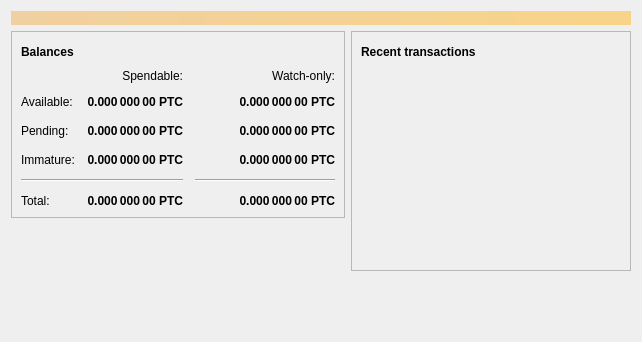
<?xml version="1.0" encoding="UTF-8"?>
<ui version="4.0">
 <class>OverviewPage</class>
 <widget class="QWidget" name="OverviewPage">
  <property name="geometry">
   <rect>
    <x>0</x>
    <y>0</y>
    <width>642</width>
    <height>342</height>
   </rect>
  </property>
  <property name="windowTitle">
   <string>Form</string>
  </property>
  <layout class="QVBoxLayout" name="topLayout">
   <item>
    <widget class="QLabel" name="labelAlerts">
     <property name="visible">
      <bool>false</bool>
     </property>
     <property name="styleSheet">
      <string notr="true">background-color: qlineargradient(x1: 0, y1: 0, x2: 1, y2: 0, stop:0 #F0D0A0, stop:1 #F8D488); color:#000000;</string>
     </property>
     <property name="wordWrap">
      <bool>true</bool>
     </property>
     <property name="margin">
      <number>3</number>
     </property>
    </widget>
   </item>
   <item>
    <layout class="QHBoxLayout" name="horizontalLayout" stretch="1,1">
     <item>
      <layout class="QVBoxLayout" name="verticalLayout_2">
       <item>
        <widget class="QFrame" name="frame">
         <property name="frameShape">
          <enum>QFrame::StyledPanel</enum>
         </property>
         <property name="frameShadow">
          <enum>QFrame::Raised</enum>
         </property>
         <layout class="QVBoxLayout" name="verticalLayout_4">
          <item>
           <layout class="QHBoxLayout" name="horizontalLayout_4">
            <item>
             <widget class="QLabel" name="label_5">
              <property name="font">
               <font>
                <weight>75</weight>
                <bold>true</bold>
               </font>
              </property>
              <property name="text">
               <string>Balances</string>
              </property>
             </widget>
            </item>
            <item>
             <widget class="QPushButton" name="labelWalletStatus">
              <property name="enabled">
               <bool>false</bool>
              </property>
              <property name="maximumSize">
               <size>
                <width>30</width>
                <height>16777215</height>
               </size>
              </property>
              <property name="toolTip">
               <string>The displayed information may be out of date. Your wallet automatically synchronizes with the Bitcoin network after a connection is established, but this process has not completed yet.</string>
              </property>
              <property name="text">
               <string/>
              </property>
              <property name="icon">
               <iconset>
                <normaloff>:/icons/warning</normaloff>
                <disabledoff>:/icons/warning</disabledoff>:/icons/warning</iconset>
              </property>
              <property name="iconSize">
               <size>
                <width>24</width>
                <height>24</height>
               </size>
              </property>
              <property name="flat">
               <bool>true</bool>
              </property>
             </widget>
            </item>
            <item>
             <spacer name="horizontalSpacer_3">
              <property name="orientation">
               <enum>Qt::Horizontal</enum>
              </property>
              <property name="sizeHint" stdset="0">
               <size>
                <width>40</width>
                <height>20</height>
               </size>
              </property>
             </spacer>
            </item>
           </layout>
          </item>
          <item>
           <layout class="QGridLayout" name="gridLayout">
            <property name="spacing">
             <number>12</number>
            </property>
            <item row="2" column="2">
             <widget class="QLabel" name="labelWatchPending">
              <property name="font">
               <font>
                <weight>75</weight>
                <bold>true</bold>
               </font>
              </property>
              <property name="cursor">
               <cursorShape>IBeamCursor</cursorShape>
              </property>
              <property name="toolTip">
               <string>Unconfirmed transactions to watch-only addresses</string>
              </property>
              <property name="text">
               <string notr="true">0.000 000 00 PTC</string>
              </property>
              <property name="alignment">
               <set>Qt::AlignRight|Qt::AlignTrailing|Qt::AlignVCenter</set>
              </property>
              <property name="textInteractionFlags">
               <set>Qt::LinksAccessibleByMouse|Qt::TextSelectableByKeyboard|Qt::TextSelectableByMouse</set>
              </property>
             </widget>
            </item>
            <item row="2" column="1">
             <widget class="QLabel" name="labelUnconfirmed">
              <property name="font">
               <font>
                <weight>75</weight>
                <bold>true</bold>
               </font>
              </property>
              <property name="cursor">
               <cursorShape>IBeamCursor</cursorShape>
              </property>
              <property name="toolTip">
               <string>Total of transactions that have yet to be confirmed, and do not yet count toward the spendable balance</string>
              </property>
              <property name="text">
               <string notr="true">0.000 000 00 PTC</string>
              </property>
              <property name="alignment">
               <set>Qt::AlignRight|Qt::AlignTrailing|Qt::AlignVCenter</set>
              </property>
              <property name="textInteractionFlags">
               <set>Qt::LinksAccessibleByMouse|Qt::TextSelectableByKeyboard|Qt::TextSelectableByMouse</set>
              </property>
             </widget>
            </item>
            <item row="3" column="2">
             <widget class="QLabel" name="labelWatchImmature">
              <property name="font">
               <font>
                <weight>75</weight>
                <bold>true</bold>
               </font>
              </property>
              <property name="cursor">
               <cursorShape>IBeamCursor</cursorShape>
              </property>
              <property name="toolTip">
               <string>Mined balance in watch-only addresses that has not yet matured</string>
              </property>
              <property name="text">
               <string notr="true">0.000 000 00 PTC</string>
              </property>
              <property name="alignment">
               <set>Qt::AlignRight|Qt::AlignTrailing|Qt::AlignVCenter</set>
              </property>
              <property name="textInteractionFlags">
               <set>Qt::LinksAccessibleByMouse|Qt::TextSelectableByKeyboard|Qt::TextSelectableByMouse</set>
              </property>
             </widget>
            </item>
            <item row="4" column="0" colspan="2">
             <widget class="Line" name="line">
              <property name="orientation">
               <enum>Qt::Horizontal</enum>
              </property>
             </widget>
            </item>
            <item row="4" column="2">
             <widget class="Line" name="lineWatchBalance">
              <property name="sizePolicy">
               <sizepolicy hsizetype="Preferred" vsizetype="Fixed">
                <horstretch>0</horstretch>
                <verstretch>0</verstretch>
               </sizepolicy>
              </property>
              <property name="minimumSize">
               <size>
                <width>140</width>
                <height>0</height>
               </size>
              </property>
              <property name="orientation">
               <enum>Qt::Horizontal</enum>
              </property>
             </widget>
            </item>
            <item row="5" column="0">
             <widget class="QLabel" name="labelTotalText">
              <property name="text">
               <string>Total:</string>
              </property>
             </widget>
            </item>
            <item row="3" column="1">
             <widget class="QLabel" name="labelImmature">
              <property name="font">
               <font>
                <weight>75</weight>
                <bold>true</bold>
               </font>
              </property>
              <property name="cursor">
               <cursorShape>IBeamCursor</cursorShape>
              </property>
              <property name="toolTip">
               <string>Mined balance that has not yet matured</string>
              </property>
              <property name="text">
               <string notr="true">0.000 000 00 PTC</string>
              </property>
              <property name="alignment">
               <set>Qt::AlignRight|Qt::AlignTrailing|Qt::AlignVCenter</set>
              </property>
              <property name="textInteractionFlags">
               <set>Qt::LinksAccessibleByMouse|Qt::TextSelectableByKeyboard|Qt::TextSelectableByMouse</set>
              </property>
             </widget>
            </item>
            <item row="2" column="3">
             <spacer name="horizontalSpacer_2">
              <property name="orientation">
               <enum>Qt::Horizontal</enum>
              </property>
              <property name="sizeHint" stdset="0">
               <size>
                <width>40</width>
                <height>20</height>
               </size>
              </property>
             </spacer>
            </item>
            <item row="3" column="0">
             <widget class="QLabel" name="labelImmatureText">
              <property name="text">
               <string>Immature:</string>
              </property>
             </widget>
            </item>
            <item row="5" column="1">
             <widget class="QLabel" name="labelTotal">
              <property name="font">
               <font>
                <weight>75</weight>
                <bold>true</bold>
               </font>
              </property>
              <property name="cursor">
               <cursorShape>IBeamCursor</cursorShape>
              </property>
              <property name="toolTip">
               <string>Your current total balance</string>
              </property>
              <property name="text">
               <string notr="true">0.000 000 00 PTC</string>
              </property>
              <property name="alignment">
               <set>Qt::AlignRight|Qt::AlignTrailing|Qt::AlignVCenter</set>
              </property>
              <property name="textInteractionFlags">
               <set>Qt::LinksAccessibleByMouse|Qt::TextSelectableByKeyboard|Qt::TextSelectableByMouse</set>
              </property>
             </widget>
            </item>
            <item row="5" column="2">
             <widget class="QLabel" name="labelWatchTotal">
              <property name="font">
               <font>
                <weight>75</weight>
                <bold>true</bold>
               </font>
              </property>
              <property name="cursor">
               <cursorShape>IBeamCursor</cursorShape>
              </property>
              <property name="toolTip">
               <string>Current total balance in watch-only addresses</string>
              </property>
              <property name="text">
               <string notr="true">0.000 000 00 PTC</string>
              </property>
              <property name="alignment">
               <set>Qt::AlignRight|Qt::AlignTrailing|Qt::AlignVCenter</set>
              </property>
              <property name="textInteractionFlags">
               <set>Qt::LinksAccessibleByMouse|Qt::TextSelectableByKeyboard|Qt::TextSelectableByMouse</set>
              </property>
             </widget>
            </item>
            <item row="0" column="2">
             <widget class="QLabel" name="labelWatchonly">
              <property name="text">
               <string>Watch-only:</string>
              </property>
              <property name="alignment">
               <set>Qt::AlignRight|Qt::AlignTrailing|Qt::AlignVCenter</set>
              </property>
             </widget>
            </item>
            <item row="1" column="0">
             <widget class="QLabel" name="labelBalanceText">
              <property name="text">
               <string>Available:</string>
              </property>
             </widget>
            </item>
            <item row="1" column="1">
             <widget class="QLabel" name="labelBalance">
              <property name="font">
               <font>
                <weight>75</weight>
                <bold>true</bold>
               </font>
              </property>
              <property name="cursor">
               <cursorShape>IBeamCursor</cursorShape>
              </property>
              <property name="toolTip">
               <string>Your current spendable balance</string>
              </property>
              <property name="text">
               <string notr="true">0.000 000 00 PTC</string>
              </property>
              <property name="alignment">
               <set>Qt::AlignRight|Qt::AlignTrailing|Qt::AlignVCenter</set>
              </property>
              <property name="textInteractionFlags">
               <set>Qt::LinksAccessibleByMouse|Qt::TextSelectableByKeyboard|Qt::TextSelectableByMouse</set>
              </property>
             </widget>
            </item>
            <item row="1" column="2">
             <widget class="QLabel" name="labelWatchAvailable">
              <property name="font">
               <font>
                <weight>75</weight>
                <bold>true</bold>
               </font>
              </property>
              <property name="cursor">
               <cursorShape>IBeamCursor</cursorShape>
              </property>
              <property name="toolTip">
               <string>Your current balance in watch-only addresses</string>
              </property>
              <property name="text">
               <string notr="true">0.000 000 00 PTC</string>
              </property>
              <property name="alignment">
               <set>Qt::AlignRight|Qt::AlignTrailing|Qt::AlignVCenter</set>
              </property>
              <property name="textInteractionFlags">
               <set>Qt::LinksAccessibleByMouse|Qt::TextSelectableByKeyboard|Qt::TextSelectableByMouse</set>
              </property>
             </widget>
            </item>
            <item row="2" column="0">
             <widget class="QLabel" name="labelPendingText">
              <property name="text">
               <string>Pending:</string>
              </property>
             </widget>
            </item>
            <item row="0" column="1">
             <widget class="QLabel" name="labelSpendable">
              <property name="text">
               <string>Spendable:</string>
              </property>
              <property name="alignment">
               <set>Qt::AlignRight|Qt::AlignTrailing|Qt::AlignVCenter</set>
              </property>
             </widget>
            </item>
           </layout>
          </item>
         </layout>
        </widget>
       </item>
       <item>
        <spacer name="verticalSpacer">
         <property name="orientation">
          <enum>Qt::Vertical</enum>
         </property>
         <property name="sizeHint" stdset="0">
          <size>
           <width>20</width>
           <height>40</height>
          </size>
         </property>
        </spacer>
       </item>
      </layout>
     </item>
     <item>
      <layout class="QVBoxLayout" name="verticalLayout_3">
       <item>
        <widget class="QFrame" name="frame_2">
         <property name="frameShape">
          <enum>QFrame::StyledPanel</enum>
         </property>
         <property name="frameShadow">
          <enum>QFrame::Raised</enum>
         </property>
         <layout class="QVBoxLayout" name="verticalLayout">
          <item>
           <layout class="QHBoxLayout" name="horizontalLayout_2">
            <item>
             <widget class="QLabel" name="label_4">
              <property name="font">
               <font>
                <weight>75</weight>
                <bold>true</bold>
               </font>
              </property>
              <property name="text">
               <string>Recent transactions</string>
              </property>
             </widget>
            </item>
            <item>
             <widget class="QPushButton" name="labelTransactionsStatus">
              <property name="enabled">
               <bool>false</bool>
              </property>
              <property name="maximumSize">
               <size>
                <width>30</width>
                <height>16777215</height>
               </size>
              </property>
              <property name="toolTip">
               <string>The displayed information may be out of date. Your wallet automatically synchronizes with the Bitcoin network after a connection is established, but this process has not completed yet.</string>
              </property>
              <property name="text">
               <string/>
              </property>
              <property name="icon">
               <iconset>
                <normaloff>:/icons/warning</normaloff>
                <disabledoff>:/icons/warning</disabledoff>:/icons/warning</iconset>
              </property>
              <property name="iconSize">
               <size>
                <width>24</width>
                <height>24</height>
               </size>
              </property>
              <property name="flat">
               <bool>true</bool>
              </property>
             </widget>
            </item>
            <item>
             <spacer name="horizontalSpacer">
              <property name="orientation">
               <enum>Qt::Horizontal</enum>
              </property>
              <property name="sizeHint" stdset="0">
               <size>
                <width>40</width>
                <height>20</height>
               </size>
              </property>
             </spacer>
            </item>
           </layout>
          </item>
          <item>
           <widget class="QListView" name="listTransactions">
            <property name="styleSheet">
             <string notr="true">QListView { background: transparent; }</string>
            </property>
            <property name="frameShape">
             <enum>QFrame::NoFrame</enum>
            </property>
            <property name="verticalScrollBarPolicy">
             <enum>Qt::ScrollBarAlwaysOff</enum>
            </property>
            <property name="horizontalScrollBarPolicy">
             <enum>Qt::ScrollBarAlwaysOff</enum>
            </property>
            <property name="selectionMode">
             <enum>QAbstractItemView::NoSelection</enum>
            </property>
           </widget>
          </item>
         </layout>
        </widget>
       </item>
       <item>
        <spacer name="verticalSpacer_2">
         <property name="orientation">
          <enum>Qt::Vertical</enum>
         </property>
         <property name="sizeHint" stdset="0">
          <size>
           <width>20</width>
           <height>40</height>
          </size>
         </property>
        </spacer>
       </item>
      </layout>
     </item>
    </layout>
   </item>
  </layout>
 </widget>
 <resources/>
 <connections/>
</ui>
